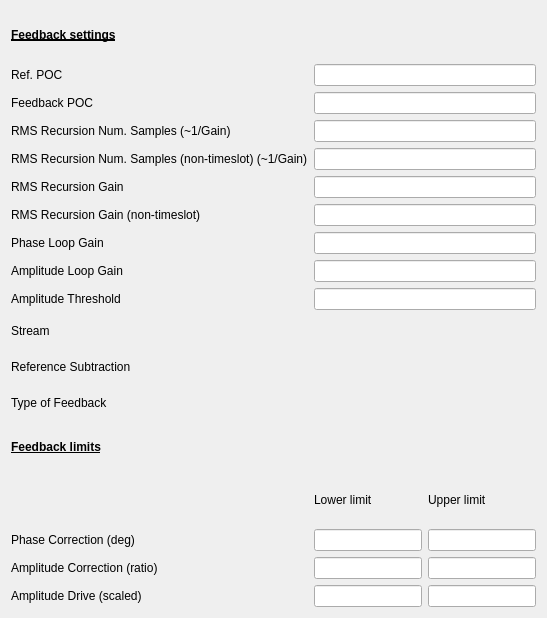
<?xml version="1.0" encoding="UTF-8"?>
<ui version="4.0">
 <class>Form</class>
 <widget class="QWidget" name="Form">
  <property name="geometry">
   <rect>
    <x>0</x>
    <y>0</y>
    <width>547</width>
    <height>618</height>
   </rect>
  </property>
  <property name="windowTitle">
   <string>LLRF Feedback Expert Settings - ${DEV}</string>
  </property>
  <layout class="QVBoxLayout" name="verticalLayout">
   <item>
    <layout class="QGridLayout" name="gridLayout">
     <item row="15" column="2">
      <widget class="QLabel" name="label_13">
       <property name="text">
        <string>Upper limit</string>
       </property>
      </widget>
     </item>
     <item row="9" column="0">
      <widget class="QLabel" name="label_7">
       <property name="text">
        <string>Amplitude Loop Gain</string>
       </property>
      </widget>
     </item>
     <item row="13" column="1" colspan="2">
      <widget class="PyDMEnumButton" name="PyDMEnumButton_6">
       <property name="sizePolicy">
        <sizepolicy hsizetype="Preferred" vsizetype="Maximum">
         <horstretch>0</horstretch>
         <verstretch>0</verstretch>
        </sizepolicy>
       </property>
       <property name="maximumSize">
        <size>
         <width>16777215</width>
         <height>30</height>
        </size>
       </property>
       <property name="toolTip">
        <string/>
       </property>
       <property name="styleSheet">
        <string notr="true">QPushButton{font: 8px;}</string>
       </property>
       <property name="channel" stdset="0">
        <string>ca://${DEV}:OPMODE</string>
       </property>
       <property name="orientation" stdset="0">
        <enum>Qt::Horizontal</enum>
       </property>
       <property name="marginTop" stdset="0">
        <number>0</number>
       </property>
       <property name="marginBottom" stdset="0">
        <number>0</number>
       </property>
       <property name="marginLeft" stdset="0">
        <number>0</number>
       </property>
       <property name="marginRight" stdset="0">
        <number>0</number>
       </property>
       <property name="horizontalSpacing" stdset="0">
        <number>0</number>
       </property>
       <property name="verticalSpacing" stdset="0">
        <number>0</number>
       </property>
      </widget>
     </item>
     <item row="5" column="1" colspan="2">
      <widget class="PyDMLineEdit" name="PyDMLineEdit_64">
       <property name="toolTip">
        <string/>
       </property>
       <property name="alignment">
        <set>Qt::AlignCenter</set>
       </property>
       <property name="alarmSensitiveContent" stdset="0">
        <bool>true</bool>
       </property>
       <property name="channel" stdset="0">
        <string>ca://${DEV}:VARGAIN</string>
       </property>
      </widget>
     </item>
     <item row="17" column="2">
      <widget class="PyDMLineEdit" name="PyDMLineEdit_49">
       <property name="toolTip">
        <string/>
       </property>
       <property name="alignment">
        <set>Qt::AlignCenter</set>
       </property>
       <property name="alarmSensitiveContent" stdset="0">
        <bool>true</bool>
       </property>
       <property name="channel" stdset="0">
        <string>ca://${DEV}:ACORUPL</string>
       </property>
      </widget>
     </item>
     <item row="7" column="1" colspan="2">
      <widget class="PyDMLineEdit" name="PyDMLineEdit_73">
       <property name="toolTip">
        <string/>
       </property>
       <property name="alignment">
        <set>Qt::AlignCenter</set>
       </property>
       <property name="alarmSensitiveContent" stdset="0">
        <bool>true</bool>
       </property>
       <property name="channel" stdset="0">
        <string>ca://${DEV}:VARGAIN_NT</string>
       </property>
      </widget>
     </item>
     <item row="11" column="1" colspan="2">
      <widget class="PyDMEnumButton" name="PyDMEnumButton">
       <property name="sizePolicy">
        <sizepolicy hsizetype="Preferred" vsizetype="Fixed">
         <horstretch>0</horstretch>
         <verstretch>0</verstretch>
        </sizepolicy>
       </property>
       <property name="maximumSize">
        <size>
         <width>16777215</width>
         <height>30</height>
        </size>
       </property>
       <property name="toolTip">
        <string/>
       </property>
       <property name="styleSheet">
        <string notr="true">QPushButton{font: 8px;}</string>
       </property>
       <property name="channel" stdset="0">
        <string>ca://${DEV}:STRMENB</string>
       </property>
       <property name="orientation" stdset="0">
        <enum>Qt::Horizontal</enum>
       </property>
       <property name="marginTop" stdset="0">
        <number>0</number>
       </property>
       <property name="marginBottom" stdset="0">
        <number>0</number>
       </property>
       <property name="marginLeft" stdset="0">
        <number>0</number>
       </property>
       <property name="marginRight" stdset="0">
        <number>0</number>
       </property>
       <property name="horizontalSpacing" stdset="0">
        <number>0</number>
       </property>
       <property name="verticalSpacing" stdset="0">
        <number>0</number>
       </property>
      </widget>
     </item>
     <item row="15" column="1">
      <widget class="QLabel" name="label_14">
       <property name="text">
        <string>Lower limit</string>
       </property>
      </widget>
     </item>
     <item row="3" column="0">
      <widget class="QLabel" name="label_15">
       <property name="text">
        <string>RMS Recursion Num. Samples (~1/Gain)</string>
       </property>
      </widget>
     </item>
     <item row="2" column="1" colspan="2">
      <widget class="PyDMLineEdit" name="PyDMLineEdit_44">
       <property name="toolTip">
        <string/>
       </property>
       <property name="alignment">
        <set>Qt::AlignCenter</set>
       </property>
       <property name="alarmSensitiveContent" stdset="0">
        <bool>true</bool>
       </property>
       <property name="channel" stdset="0">
        <string>ca://${DEV}:FBPOC</string>
       </property>
      </widget>
     </item>
     <item row="12" column="1" colspan="2">
      <widget class="PyDMEnumButton" name="PyDMEnumButton_3">
       <property name="sizePolicy">
        <sizepolicy hsizetype="Preferred" vsizetype="Maximum">
         <horstretch>0</horstretch>
         <verstretch>0</verstretch>
        </sizepolicy>
       </property>
       <property name="maximumSize">
        <size>
         <width>16777215</width>
         <height>30</height>
        </size>
       </property>
       <property name="toolTip">
        <string/>
       </property>
       <property name="styleSheet">
        <string notr="true">QPushButton{font: 8px;}</string>
       </property>
       <property name="channel" stdset="0">
        <string>ca://${DEV}:REFSUBENB</string>
       </property>
       <property name="orientation" stdset="0">
        <enum>Qt::Horizontal</enum>
       </property>
       <property name="marginTop" stdset="0">
        <number>0</number>
       </property>
       <property name="marginBottom" stdset="0">
        <number>0</number>
       </property>
       <property name="marginLeft" stdset="0">
        <number>0</number>
       </property>
       <property name="marginRight" stdset="0">
        <number>0</number>
       </property>
       <property name="horizontalSpacing" stdset="0">
        <number>0</number>
       </property>
       <property name="verticalSpacing" stdset="0">
        <number>0</number>
       </property>
      </widget>
     </item>
     <item row="1" column="0">
      <widget class="QLabel" name="label_2">
       <property name="text">
        <string>Ref. POC</string>
       </property>
      </widget>
     </item>
     <item row="13" column="0">
      <widget class="QLabel" name="label_10">
       <property name="text">
        <string>Type of Feedback</string>
       </property>
      </widget>
     </item>
     <item row="9" column="1" colspan="2">
      <widget class="PyDMLineEdit" name="PyDMLineEdit_46">
       <property name="toolTip">
        <string/>
       </property>
       <property name="alignment">
        <set>Qt::AlignCenter</set>
       </property>
       <property name="alarmSensitiveContent" stdset="0">
        <bool>true</bool>
       </property>
       <property name="channel" stdset="0">
        <string>ca://${DEV}:AGAIN</string>
       </property>
      </widget>
     </item>
     <item row="8" column="0">
      <widget class="QLabel" name="label_6">
       <property name="text">
        <string>Phase Loop Gain</string>
       </property>
      </widget>
     </item>
     <item row="17" column="0">
      <widget class="QLabel" name="label_17">
       <property name="text">
        <string>Amplitude Correction (ratio)</string>
       </property>
      </widget>
     </item>
     <item row="16" column="1">
      <widget class="PyDMLineEdit" name="PyDMLineEdit_48">
       <property name="toolTip">
        <string/>
       </property>
       <property name="alignment">
        <set>Qt::AlignCenter</set>
       </property>
       <property name="alarmSensitiveContent" stdset="0">
        <bool>true</bool>
       </property>
       <property name="channel" stdset="0">
        <string>ca://${DEV}:PCORLOL</string>
       </property>
      </widget>
     </item>
     <item row="2" column="0">
      <widget class="QLabel" name="label_3">
       <property name="text">
        <string>Feedback POC</string>
       </property>
      </widget>
     </item>
     <item row="11" column="0">
      <widget class="QLabel" name="label_9">
       <property name="text">
        <string>Stream</string>
       </property>
      </widget>
     </item>
     <item row="8" column="1" colspan="2">
      <widget class="PyDMLineEdit" name="PyDMLineEdit_45">
       <property name="toolTip">
        <string/>
       </property>
       <property name="alignment">
        <set>Qt::AlignCenter</set>
       </property>
       <property name="alarmSensitiveContent" stdset="0">
        <bool>true</bool>
       </property>
       <property name="channel" stdset="0">
        <string>ca://${DEV}:PGAIN</string>
       </property>
      </widget>
     </item>
     <item row="18" column="0">
      <widget class="QLabel" name="label_18">
       <property name="text">
        <string>Amplitude Drive (scaled)</string>
       </property>
      </widget>
     </item>
     <item row="17" column="1">
      <widget class="PyDMLineEdit" name="PyDMLineEdit_50">
       <property name="toolTip">
        <string/>
       </property>
       <property name="alignment">
        <set>Qt::AlignCenter</set>
       </property>
       <property name="alarmSensitiveContent" stdset="0">
        <bool>true</bool>
       </property>
       <property name="channel" stdset="0">
        <string>ca://${DEV}:ACORLOL</string>
       </property>
      </widget>
     </item>
     <item row="12" column="0">
      <widget class="QLabel" name="label_11">
       <property name="text">
        <string>Reference Subtraction</string>
       </property>
      </widget>
     </item>
     <item row="7" column="0">
      <widget class="QLabel" name="label_5">
       <property name="text">
        <string>RMS Recursion Gain (non-timeslot)</string>
       </property>
      </widget>
     </item>
     <item row="16" column="0">
      <widget class="QLabel" name="label_16">
       <property name="text">
        <string>Phase Correction (deg)</string>
       </property>
      </widget>
     </item>
     <item row="1" column="1" colspan="2">
      <widget class="PyDMLineEdit" name="PyDMLineEdit_43">
       <property name="toolTip">
        <string/>
       </property>
       <property name="alignment">
        <set>Qt::AlignCenter</set>
       </property>
       <property name="alarmSensitiveContent" stdset="0">
        <bool>true</bool>
       </property>
       <property name="channel" stdset="0">
        <string>ca://${DEV}:REFPOC</string>
       </property>
      </widget>
     </item>
     <item row="5" column="0">
      <widget class="QLabel" name="label_4">
       <property name="text">
        <string>RMS Recursion Gain</string>
       </property>
      </widget>
     </item>
     <item row="0" column="0" colspan="3">
      <widget class="QLabel" name="label">
       <property name="font">
        <font>
         <weight>75</weight>
         <bold>true</bold>
         <underline>true</underline>
        </font>
       </property>
       <property name="text">
        <string>Feedback settings</string>
       </property>
      </widget>
     </item>
     <item row="16" column="2">
      <widget class="PyDMLineEdit" name="PyDMLineEdit_47">
       <property name="toolTip">
        <string/>
       </property>
       <property name="alignment">
        <set>Qt::AlignCenter</set>
       </property>
       <property name="alarmSensitiveContent" stdset="0">
        <bool>true</bool>
       </property>
       <property name="channel" stdset="0">
        <string>ca://${DEV}:PCORUPL</string>
       </property>
      </widget>
     </item>
     <item row="18" column="2">
      <widget class="PyDMLineEdit" name="PyDMLineEdit_51">
       <property name="toolTip">
        <string/>
       </property>
       <property name="alignment">
        <set>Qt::AlignCenter</set>
       </property>
       <property name="alarmSensitiveContent" stdset="0">
        <bool>true</bool>
       </property>
       <property name="channel" stdset="0">
        <string>ca://${DEV}:ADRVUPL</string>
       </property>
      </widget>
     </item>
     <item row="14" column="0" colspan="3">
      <widget class="QLabel" name="label_12">
       <property name="font">
        <font>
         <weight>75</weight>
         <bold>true</bold>
         <underline>true</underline>
        </font>
       </property>
       <property name="text">
        <string>Feedback limits</string>
       </property>
      </widget>
     </item>
     <item row="10" column="0">
      <widget class="QLabel" name="label_8">
       <property name="text">
        <string>Amplitude Threshold</string>
       </property>
      </widget>
     </item>
     <item row="10" column="1" colspan="2">
      <widget class="PyDMLineEdit" name="PyDMLineEdit_72">
       <property name="font">
        <font>
         <pointsize>9</pointsize>
        </font>
       </property>
       <property name="toolTip">
        <string/>
       </property>
       <property name="alignment">
        <set>Qt::AlignCenter</set>
       </property>
       <property name="alarmSensitiveContent" stdset="0">
        <bool>true</bool>
       </property>
       <property name="channel" stdset="0">
        <string>ca://${DEV}:ATHRED</string>
       </property>
      </widget>
     </item>
     <item row="18" column="1">
      <widget class="PyDMLineEdit" name="PyDMLineEdit_52">
       <property name="toolTip">
        <string/>
       </property>
       <property name="alignment">
        <set>Qt::AlignCenter</set>
       </property>
       <property name="alarmSensitiveContent" stdset="0">
        <bool>true</bool>
       </property>
       <property name="channel" stdset="0">
        <string>ca://${DEV}:ADRVLOL</string>
       </property>
      </widget>
     </item>
     <item row="3" column="1" colspan="2">
      <widget class="PyDMLineEdit" name="PyDMLineEdit_65">
       <property name="toolTip">
        <string/>
       </property>
       <property name="alignment">
        <set>Qt::AlignCenter</set>
       </property>
       <property name="alarmSensitiveContent" stdset="0">
        <bool>true</bool>
       </property>
       <property name="channel" stdset="0">
        <string>ca://${DEV}:VARNSAMPLE</string>
       </property>
      </widget>
     </item>
     <item row="4" column="0">
      <widget class="QLabel" name="label_19">
       <property name="text">
        <string>RMS Recursion Num. Samples (non-timeslot) (~1/Gain)</string>
       </property>
      </widget>
     </item>
     <item row="4" column="1" colspan="2">
      <widget class="PyDMLineEdit" name="PyDMLineEdit_74">
       <property name="toolTip">
        <string/>
       </property>
       <property name="alignment">
        <set>Qt::AlignCenter</set>
       </property>
       <property name="alarmSensitiveContent" stdset="0">
        <bool>true</bool>
       </property>
       <property name="channel" stdset="0">
        <string>ca://${DEV}:VARNSAMPLE_NT</string>
       </property>
      </widget>
     </item>
    </layout>
   </item>
  </layout>
 </widget>
 <customwidgets>
  <customwidget>
   <class>PyDMEnumButton</class>
   <extends>QWidget</extends>
   <header>pydm.widgets.enum_button</header>
  </customwidget>
  <customwidget>
   <class>PyDMLineEdit</class>
   <extends>QLineEdit</extends>
   <header>pydm.widgets.line_edit</header>
  </customwidget>
 </customwidgets>
 <resources/>
 <connections/>
</ui>
